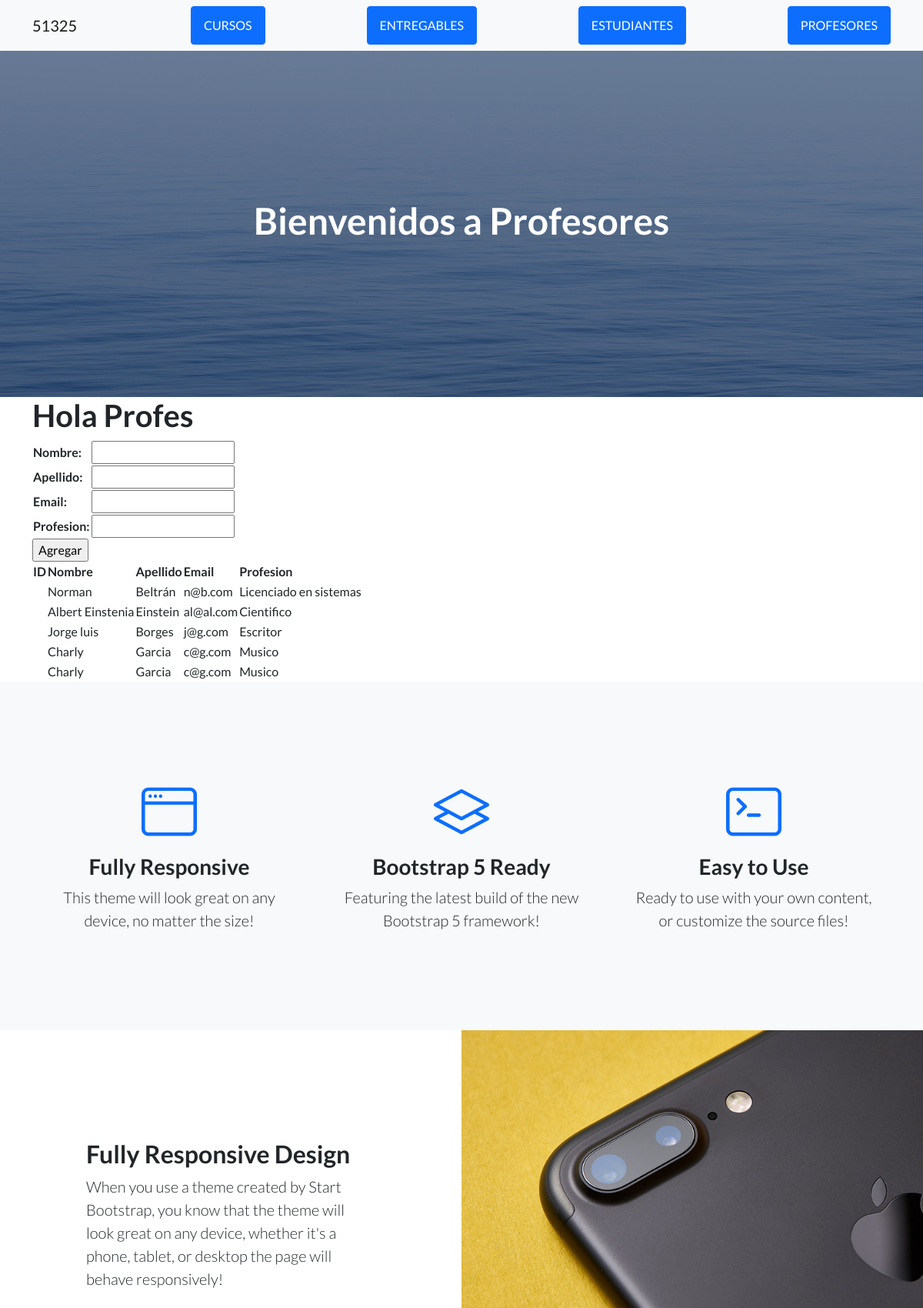
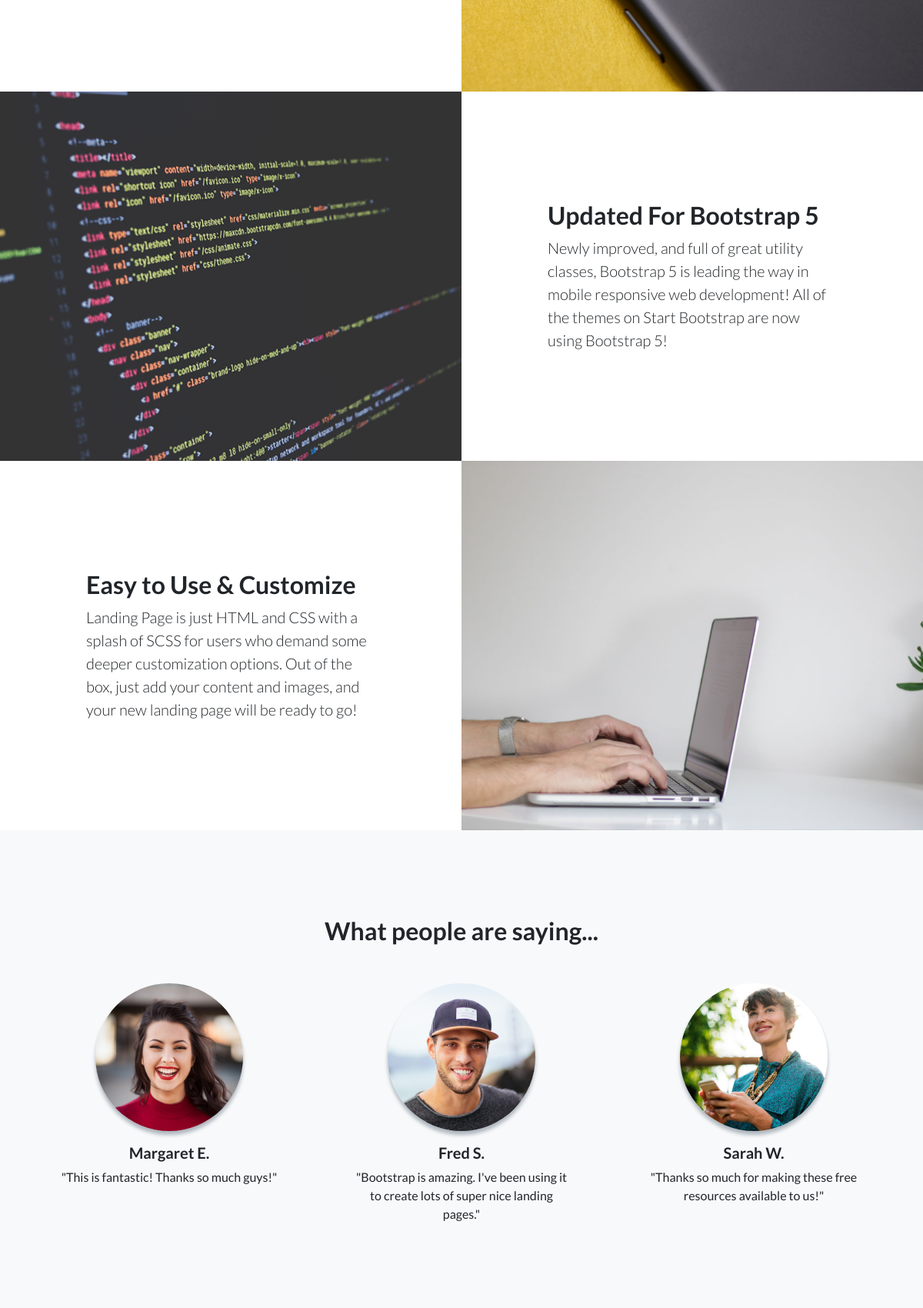
The app's page /AppCoder/profesores/ (upper part) with its own data (2 pictures, top to bottom).
### AppCoder/models.py (models this page shows, shortened)
class profesor(models.Model):
    nombre = models.CharField(max_length=50)
    apellido = models.CharField(max_length=50)
    email = models.EmailField()
    profesion = models.CharField(max_length=50)

### AppCoder/views.py (the view)
# urls.py: path("profesores/", profesores, name = "profesores"),
def profesores(request):
    if request.method == "POST":
        form = ProfesorForm(request.POST)
        if form.is_valid():
            Profesor = profesor()
            Profesor.nombre = form.cleaned_data['nombre']
            Profesor.apellido = form.cleaned_data['apellido']
            Profesor.email = form.cleaned_data['email']
            Profesor.profesion = form.cleaned_data['profesion']
            Profesor.save()
            form = ProfesorForm()
    else:
        form = ProfesorForm()
    profesores = profesor.objects.all()
    context = {"profesores": profesores, "form" : form}
    return render(request, "AppCoder/profesores.html", context)

### AppCoder/forms.py
class ProfesorForm(forms.Form):
    nombre = forms.CharField(max_length=50)
    apellido = forms.CharField(max_length=50)
    email = forms.EmailField()
    profesion = forms.CharField(max_length=50)

### AppCoder/templates/AppCoder/profesores.html (shortened to what this page needs)
{% extends "AppCoder/padre.html" %}
{% load static %}
{% block titulo %}
    <h1> Bienvenidos a Profesores</h1>
{% endblock %}
{% block contenido_que_cambia %}
    <h1> Hola Profes</h1>
    <form action="" method="post">
        <table>
        {{ form.as_table }}
        </table>
         <input type="submit" value="Agregar">
    </form>
<table>
    <thead>
        <tr>
            <th>ID</th>
            <th>Nombre</th>
            <th>Apellido</th>
            <th>Email</th>
            <th>Profesion</th>
        </tr>
    </thead>
    <tbody>
        {% for profesor in profesores %}
        <tr>
            <td>
            </td>
            <td>
                {{ profesor.nombre}}
            </td>
            <td>
                {{ profesor.apellido}}
            </td>
            <td>
                {{ profesor.email}}
            </td>
            <td>
                {{ profesor.profesion}}
            </td>
        </tr>
        {% endfor %}
    </tbody>
</table>
{% endblock %}

### AppCoder/templates/AppCoder/padre.html (shortened to what this page needs)
<!DOCTYPE html>
<html lang="en">
    <head>
        {% load static %}
        <link href="https://cdn.jsdelivr.net/npm/bootstrap-icons@1.5.0/font/bootstrap-icons.css" rel="stylesheet" type="text/css" />
        <link href="{% static 'AppCoder/css/styles.css' %}" rel="stylesheet" />
    </head>
    <body>
        <nav class="navbar navbar-light bg-light static-top">
            <div class="container">
                <a class="navbar-brand" href="{% url 'inicioApp' %}">51325</a>
                <a class="btn btn-primary" href="{% url 'cursos' %}">CURSOS</a>
                <a class="btn btn-primary" href="{% url 'entregables' %}">ENTREGABLES</a>
                <a class="btn btn-primary" href="{% url 'estudiantes' %}">ESTUDIANTES</a>
                <a class="btn btn-primary" href="{% url 'profesores' %}">PROFESORES</a>
            </div>
        </nav>
        <header class="masthead">
            <div class="container position-relative">
                <div class="row justify-content-center">
                    <div class="col-xl-6">
                        <div class="text-center text-white">
                            {% block titulo %}
                            {% endblock %}
                        </div>
                    </div>
                </div>
            </div>
        </header>
        <div class="container">
        {% block contenido_que_cambia %}
        {% endblock %}
        </div>
        <section class="features-icons bg-light text-center">
            <div class="container">
                <div class="row">
                    <div class="col-lg-4">
                        <div class="features-icons-item mx-auto mb-5 mb-lg-0 mb-lg-3">
                            <div class="features-icons-icon d-flex"><i class="bi-window m-auto text-primary"></i></div>
                            <h3>Fully Responsive</h3>
                            <p class="lead mb-0">This theme will look great on any device, no matter the size!</p>
                        </div>
                    </div>
                    <div class="col-lg-4">
                        <div class="features-icons-item mx-auto mb-5 mb-lg-0 mb-lg-3">
                            <div class="features-icons-icon d-flex"><i class="bi-layers m-auto text-primary"></i></div>
                            <h3>Bootstrap 5 Ready</h3>
                            <p class="lead mb-0">Featuring the latest build of the new Bootstrap 5 framework!</p>
                        </div>
                    </div>
                    <div class="col-lg-4">
                        <div class="features-icons-item mx-auto mb-0 mb-lg-3">
                            <div class="features-icons-icon d-flex"><i class="bi-terminal m-auto text-primary"></i></div>
                            <h3>Easy to Use</h3>
                            <p class="lead mb-0">Ready to use with your own content, or customize the source files!</p>
                        </div>
                    </div>
                </div>
            </div>
        </section>
        <section class="showcase">
            <div class="container-fluid p-0">
                <div class="row g-0">
                    <div class="col-lg-6 order-lg-2 text-white showcase-img" style="background-image: url('assets/img/bg-showcase-1.jpg')"></div>
                    <div class="col-lg-6 order-lg-1 my-auto showcase-text">
                        <h2>Fully Responsive Design</h2>
                        <p class="lead mb-0">When you use a theme created by Start Bootstrap, you know that the theme will look great on any device, whether it's a phone, tablet, or desktop the page will behave responsively!</p>
                    </div>
                </div>
                <div class="row g-0">
                    <div class="col-lg-6 text-white showcase-img" style="background-image: url('assets/img/bg-showcase-2.jpg')"></div>
                    <div class="col-lg-6 my-auto showcase-text">
                        <h2>Updated For Bootstrap 5</h2>
                        <p class="lead mb-0">Newly improved, and full of great utility classes, Bootstrap 5 is leading the way in mobile responsive web development! All of the themes on Start Bootstrap are now using Bootstrap 5!</p>
                    </div>
                </div>
                <div class="row g-0">
                    <div class="col-lg-6 order-lg-2 text-white showcase-img" style="background-image: url('assets/img/bg-showcase-3.jpg')"></div>
                    <div class="col-lg-6 order-lg-1 my-auto showcase-text">
                        <h2>Easy to Use & Customize</h2>
                        <p class="lead mb-0">Landing Page is just HTML and CSS with a splash of SCSS for users who demand some deeper customization options. Out of the box, just add your content and images, and your new landing page will be ready to go!</p>
                    </div>
                </div>
            </div>
        </section>
        <section class="testimonials text-center bg-light">
            <div class="container">
                <h2 class="mb-5">What people are saying...</h2>
                <div class="row">
                    <div class="col-lg-4">
                        <div class="testimonial-item mx-auto mb-5 mb-lg-0">
                            <img class="img-fluid rounded-circle mb-3" src="assets/img/testimonials-1.jpg" alt="..." />
                            <h5>Margaret E.</h5>
                            <p class="font-weight-light mb-0">"This is fantastic! Thanks so much guys!"</p>
                        </div>
                    </div>
                    <div class="col-lg-4">
                        <div class="testimonial-item mx-auto mb-5 mb-lg-0">
                            <img class="img-fluid rounded-circle mb-3" src="assets/img/testimonials-2.jpg" alt="..." />
                            <h5>Fred S.</h5>
                            <p class="font-weight-light mb-0">"Bootstrap is amazing. I've been using it to create lots of super nice landing pages."</p>
                        </div>
                    </div>
                    <div class="col-lg-4">
                        <div class="testimonial-item mx-auto mb-5 mb-lg-0">
                            <img class="img-fluid rounded-circle mb-3" src="assets/img/testimonials-3.jpg" alt="..." />
                            <h5>Sarah W.</h5>
                            <p class="font-weight-light mb-0">"Thanks so much for making these free resources available to us!"</p>
                        </div>
                    </div>
                </div>
            </div>
        </section>
    </body>
</html>

### records on screen
profesor: nombre "Norman", apellido "Beltrán", email "n@b.com", profesion "Licenciado en sistemas"
profesor: nombre "Albert Einstenia", apellido "Einstein", email "al@al.com", profesion "Cientifico"
profesor: nombre "Jorge luis", apellido "Borges", email "j@g.com", profesion "Escritor"
profesor: nombre "Charly", apellido "Garcia", email "c@g.com", profesion "Musico"
profesor: nombre "Charly", apellido "Garcia", email "c@g.com", profesion "Musico"
